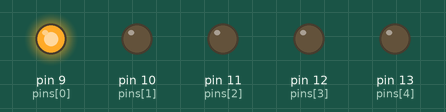
Simulated run of this sketch. Board: Arduino Uno, built with avr-gcc and run on an emulated ATmega328P. On the bench: output pins drawn as LEDs (lit = HIGH).

Above: at 0.05 s.
At 0.65 s:
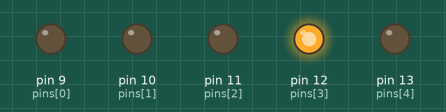
At 1.15 s:
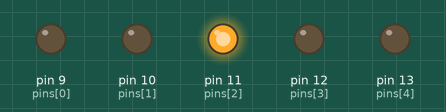
At 1.75 s:
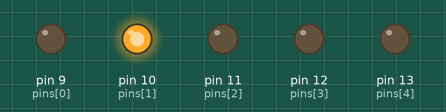
At 2.3 s:
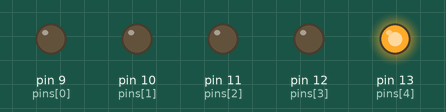
Timing chart, 0 to 3.0 s (numbered marks = the images above):
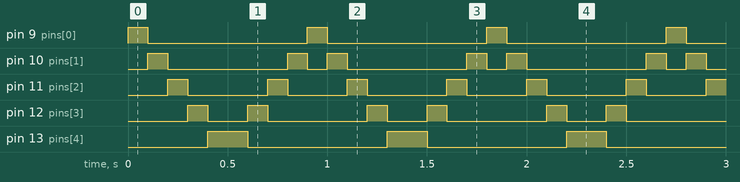

Measured:
- by itself, pin 9 (pins[0]): alternates HIGH for 0.10 s and LOW for 0.80 s
- by itself, pin 10 (pins[1]): repeats every 0.90 s: LOW 0.60 s, HIGH 0.10 s, LOW 0.10 s, HIGH 0.10 s
- by itself, pin 11 (pins[2]): repeats every 0.90 s: LOW 0.40 s, HIGH 0.10 s, LOW 0.30 s, HIGH 0.10 s
- by itself, pin 12 (pins[3]): repeats every 0.90 s: LOW 0.20 s, HIGH 0.10 s, LOW 0.50 s, HIGH 0.10 s
- by itself, pin 13 (pins[4]): alternates HIGH for 0.20 s and LOW for 0.70 s

The sketch:

sketch_sep21a.ino
```cpp
int pinsCount=5;                        // declaring the integer variable pinsCount
int pins[] = {9,10,11,12,13};          // declaring the array pins[]

void setup() {
  // put your setup code here, to run once:
 for (int i=0; i<pinsCount; i=i+1){    // counting the variable i from 0 to 4
    pinMode(pins[i], OUTPUT);            // initialising the pin at index i of the array of pins as OUTPUT
  }
}

void loop() {
  // put your main code here, to run repeatedly:
 for (int i=0; i<pinsCount; i=i+1){    // chasing right
    digitalWrite(pins[i], HIGH);         // switching the LED at index i on
    delay(100);                          // stopping the program for 100 milliseconds
    digitalWrite(pins[i], LOW);          // switching the LED at index i off
  }
  for (int i=pinsCount-1; i>0; i=i-1){   // chasing left (except the outer leds)
    digitalWrite(pins[i], HIGH);         // switching the LED at index i on
    delay(100);                          // stopping the program for 100 milliseconds
    digitalWrite(pins[i], LOW);          // switching the LED at index i off
  }
}
```
